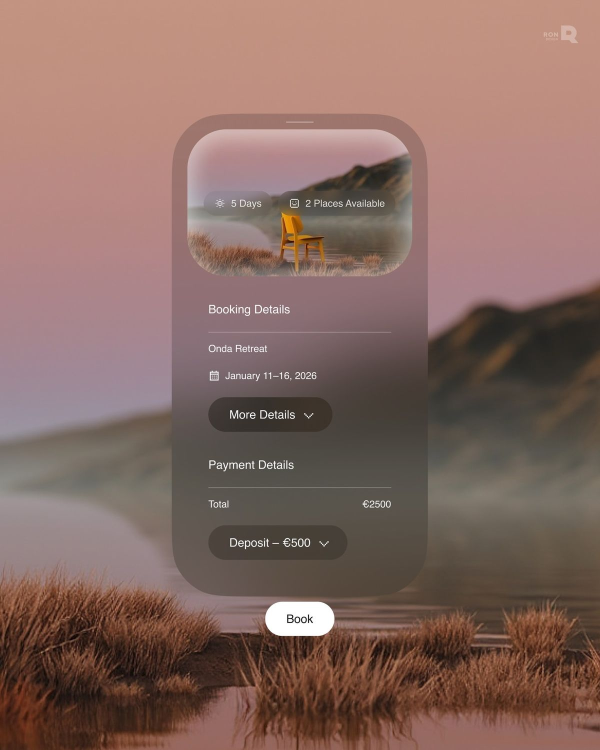
#> input picture ui-inspo/ui-booking-confirmation.jpg, 1200 x 1500 px (shown at 1/2 size)
$ python -i extract_colors.py   (imports and definitions only)
#> lines starting #> are read from the running program, lines starting #| are printed output that depends on the picture
"""
extract_colors — Dominant color palette from an image via k-means clustering.
Run once at iteration 0, inject results into context.
"""
import base64
import io
from typing import Union

import numpy as np
from PIL import Image
from sklearn.cluster import KMeans


def _load_image(source: Union[str, bytes]) -> Image.Image:
    if isinstance(source, bytes):
        return Image.open(io.BytesIO(source)).convert("RGB")
    try:
        data = base64.b64decode(source)
        return Image.open(io.BytesIO(data)).convert("RGB")
    except Exception:
        return Image.open(source).convert("RGB")


def extract_colors(image: Union[str, bytes], num_colors: int = 8) -> dict:
    """
    Extract dominant colors from an image using k-means.

    Args:
        image:      File path or base64 string
        num_colors: Number of dominant colors to return

    Returns:
        {
            "colors": [
                {"hex": "#rrggbb", "rgb": [r, g, b], "coverage_pct": float},
                ...
            ]   # ordered most-dominant first
        }
    """
    try:
        img = _load_image(image)

        # Resize for speed — 150x150 is plenty for clustering
        img = img.resize((150, 150), Image.LANCZOS)
        pixels = np.array(img).reshape(-1, 3).astype(np.float32)

        kmeans = KMeans(n_clusters=num_colors, random_state=42, n_init="auto")
        labels = kmeans.fit_predict(pixels)
        centers = kmeans.cluster_centers_.astype(int)

        counts = np.bincount(labels, minlength=num_colors)
        total = counts.sum()

        # Sort by coverage descending
        order = np.argsort(counts)[::-1]

        colors = []
        for idx in order:
            r, g, b = int(centers[idx][0]), int(centers[idx][1]), int(centers[idx][2])
            colors.append({
                "hex": f"#{r:02x}{g:02x}{b:02x}",
                "rgb": [r, g, b],
                "coverage_pct": round(float(counts[idx]) / total * 100, 1),
            })

        return {"colors": colors}

    except Exception as e:
        return {"error": str(e)}

>>> import cv2
>>> picture = cv2.imread('../../ui-inspo/ui-booking-confirmation.jpg', cv2.IMREAD_GRAYSCALE)
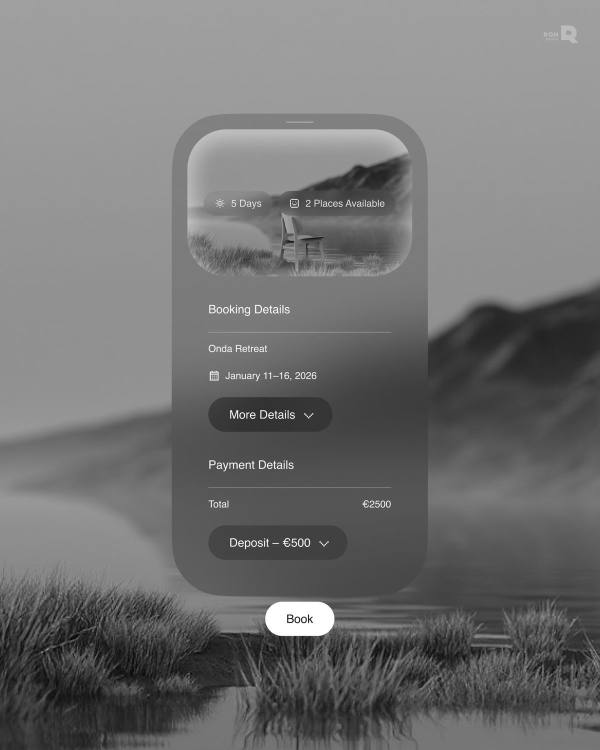
#> picture: shape (1500, 1200) (shown at 1/2 size); min 0, max 255, mean 113.4
>>> result = extract_colors(picture)
#> result = 1 item
